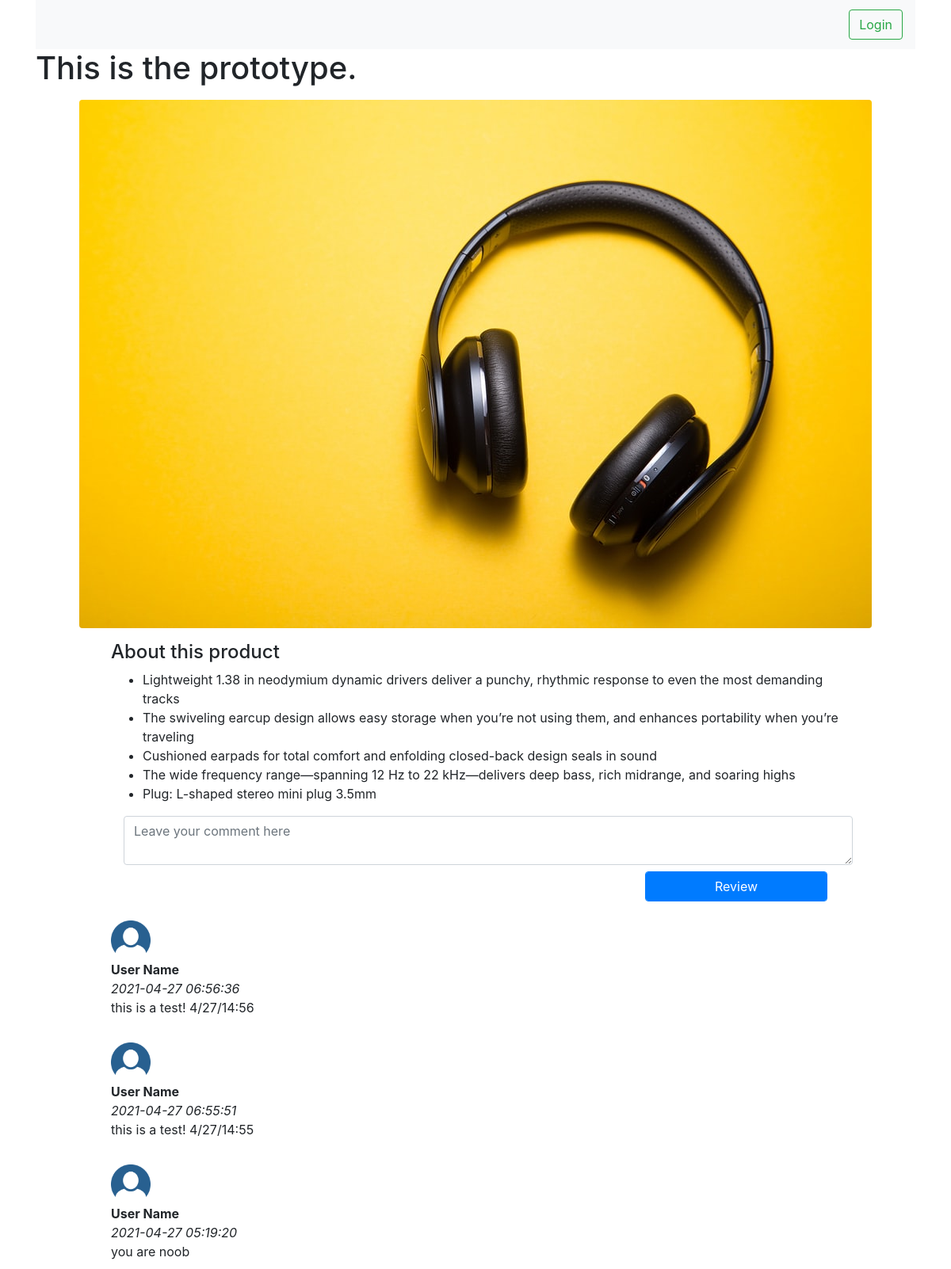
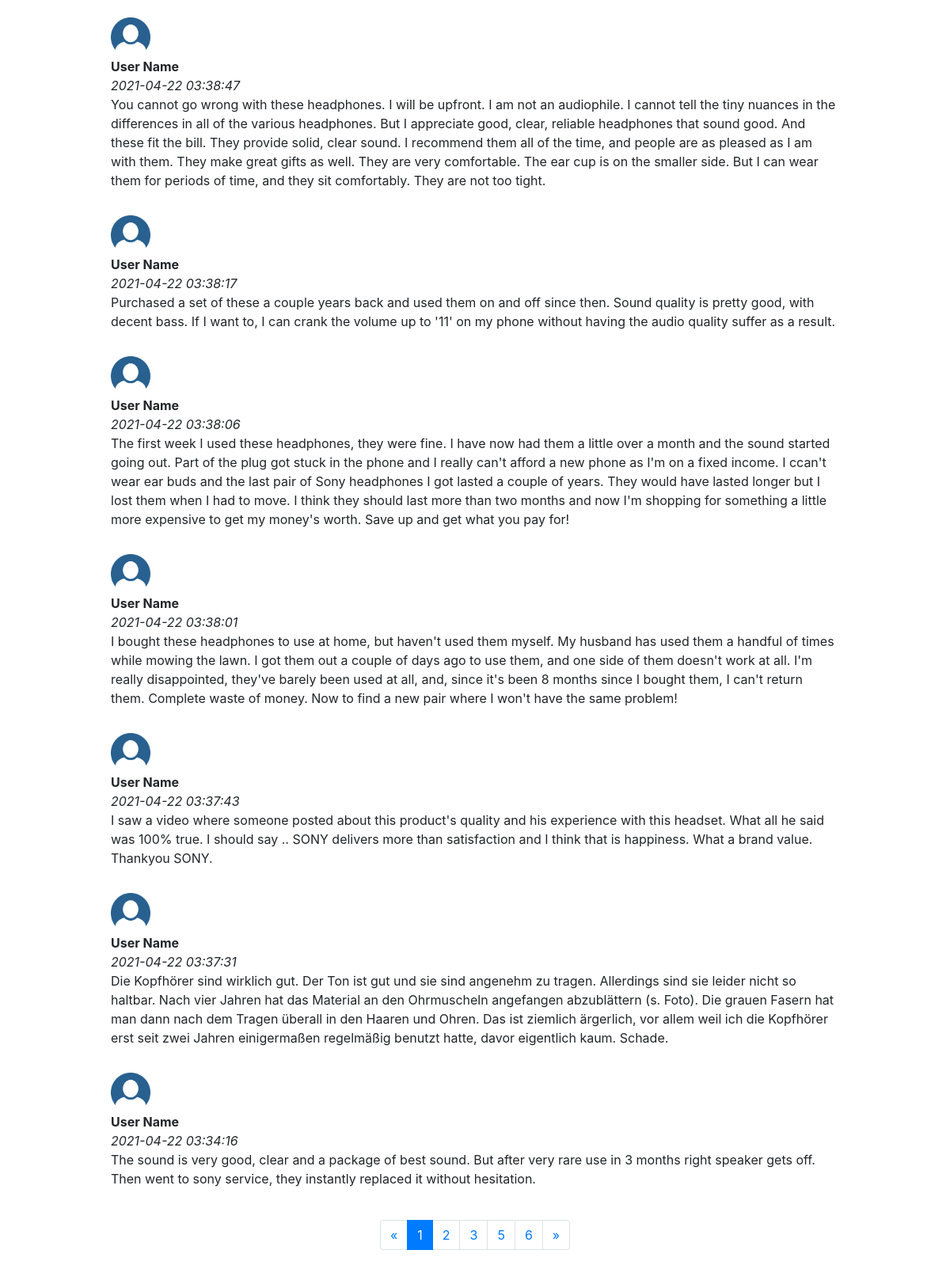
/product, run on the app's committed database (2 pictures, top to bottom).
### tables this page shows
CREATE TABLE Comment_Table(
                    cid INTEGER PRIMARY KEY autoincrement,
                    comment text, 
                    Timestamp DATETIME DEFAULT CURRENT_TIMESTAMP
            );

### main.py (the view)
@app.route("/product", methods=['GET'])
def product():
    creat_comment_table()
    comment_form = comment_submit()
    login_form = user_login()
    return render_template("product_page.html", form=comment_form,  login_form=login_form, comment_list=extract_data_from_db())

### forms.py
class comment_submit(FlaskForm):
    content = TextAreaField(validators=[DataRequired()])
    submit = SubmitField('Review')

class user_login(FlaskForm):
    username = StringField(validators=[DataRequired()])
    password = StringField(validators=[DataRequired()])
    submit = SubmitField('Login')

### main.py (called while the page is built)
def create_connection(db_file):
    conn = None
    try:
        conn = sqlite3.connect(db_file)
    except:
        print("Connection fails")
    return conn

def creat_comment_table():
    conn = create_connection(database)
    cursor = conn.cursor()
    cursor.execute('''
                CREATE TABLE IF NOT EXISTS Comment_Table(
                    cid INTEGER PRIMARY KEY autoincrement,
                    comment text,
                    Timestamp DATETIME DEFAULT CURRENT_TIMESTAMP
            )''')
    conn.commit()

def extract_data_from_db():
    conn = create_connection(database)
    cursor = conn.cursor()
    cursor.execute("SELECT * FROM Comment_Table ORDER BY Timestamp DESC")
    rows = cursor.fetchall()
    comment_list = []
    for row in rows:
        r = {}
        r['id'] = row[0]
        r['comment'] = row[1]
        r['time'] = row[2]
        comment_list.append(r)
    return comment_list

### templates/product_page.html (shortened to what this page needs)
<html lang="en">
<head>
    <link rel="stylesheet" href="https://cdn.jsdelivr.net/npm/bootstrap@4.5.3/dist/css/bootstrap.min.css">
</head>
<body onload="checkCookie()">
    <div class="container">
        <nav class="navbar navbar-light bg-light justify-content-end">
            <div id="login_btn">
                <button class="btn btn-outline-success my-2 my-sm-1" data-toggle="modal" data-target="#exampleModal">Login</button>
            </div>
        </nav>
            <h1>This is the prototype.</h1>
            <img src="{{url_for('static', filename='./img/product.jpg')}}" class="rounded mx-auto d-block img-fluid my-3" alt="product">
            <div class="row">
                <div class="col-1"></div>
                <div class="col-10">
                    <h4>About this product</h4>
                    <ul>
                        <li>Lightweight 1.38 in neodymium dynamic drivers deliver a punchy, rhythmic response to even the most demanding tracks</li>
                        <li>The swiveling earcup design allows easy storage when you’re not using them, and enhances portability when you’re traveling</li>
                        <li>Cushioned earpads for total comfort and enfolding closed-back design seals in sound</li>
                        <li>The wide frequency range—spanning 12 Hz to 22 kHz—delivers deep bass, rich midrange, and soaring highs</li>
                        <li>Plug: L-shaped stereo mini plug 3.5mm</li>
                    </ul>
                    <form action="/comment" method="POST">
                        {{ form.content (class_="form-control mx-sm-3 mb-2 justify-content-center", placeholder="Leave your comment here")}}
                        {{ form.submit (class_="form-control btn btn-primary mx-sm-3 mb-2 w-25 float-right")}}
                    </form>
                </div>
                <div class="col-1"></div>
            </div>
            {%for i in comment_list[:10]%}
            <div class="row">
                <div class="col-1"></div>
                <div class="col-10 my-3">
                    <img src="{{url_for('static', filename='./img/profile.png')}}" class="rounded d-flex justify-content-end" width="50">
                    <b>User Name</b></br>
                    <i>{{ i['time'] }}</i></br>
                    {{ i['comment'] }}
                </div>
                <div class="col-1"></div>
            </div>
            {%endfor%}
            <nav aria-label="Page navigation">
                <ul class="pagination justify-content-center my-4">
                <li class="page-item">
                    <a class="page-link" aria-label="Previous">
                    <span aria-hidden="true">&laquo;</span>
                    </a>
                </li>
                <li class="page-item active"><a class="page-link">1</a></li>
                <li class="page-item"><a class="page-link">2</a></li>
                <li class="page-item"><a class="page-link">3</a></li>
                <li class="page-item"><a class="page-link">5</a></li>
                <li class="page-item"><a class="page-link">6</a></li>
                <li class="page-item">
                    <a class="page-link" aria-label="Next">
                    <span aria-hidden="true">&raquo;</span>
                    </a>
                </li>
                </ul>
            </nav>
        </div>
</body>
</html>

### data on the page
Comment_Table: time "2021-04-27 06:56:36", comment "this is a test! 4/27/14:56"
Comment_Table: time "2021-04-27 06:55:51", comment "this is a test! 4/27/14:55"
Comment_Table: time "2021-04-27 05:19:20", comment "you are noob"
Comment_Table: time "2021-04-22 03:38:47", comment "You cannot go wrong with these headphones. I will be upfront. I am not an audiophile. I cannot tell the tiny nuances in the differences in all of the various headphones. But I appreciate good, clear, reliable headphones that sound good. And these fit the bill. They provide solid, clear sound. I recommend them all of the time, and people are as pleased as I am with them. They make great gifts as well. They are very comfortable. The ear cup is on the smaller side. But I can wear them for periods of time, and they sit comfortably. They are not too tight."
Comment_Table: time "2021-04-22 03:38:17", comment "Purchased a set of these a couple years back and used them on and off since then. Sound quality is pretty good, with decent bass. If I want to, I can crank the volume up to '11' on my phone without having the audio quality suffer as a result."
Comment_Table: time "2021-04-22 03:38:06", comment "The first week I used these headphones, they were fine. I have now had them a little over a month and the sound started going out. Part of the plug got stuck in the phone and I really can't afford a new phone as I'm on a fixed income. I ccan't wear ear buds and the last pair of Sony headphones I got lasted a couple of years. They would have lasted longer but I lost them when I had to move. I think they should last more than two months and now I'm shopping for something a little more expensive to get my money's worth. Save up and get what you pay for!"
Comment_Table: time "2021-04-22 03:38:01", comment "I bought these headphones to use at home, but haven't used them myself. My husband has used them a handful of times while mowing the lawn. I got them out a couple of days ago to use them, and one side of them doesn't work at all. I'm really disappointed, they've barely been used at all, and, since it's been 8 months since I bought them, I can't return them. Complete waste of money. Now to find a new pair where I won't have the same problem!"
Comment_Table: time "2021-04-22 03:37:43", comment "I saw a video where someone posted about this product's quality and his experience with this headset. What all he said was 100% true. I should say .. SONY delivers more than satisfaction and I think that is happiness. What a brand value. Thankyou SONY."
Comment_Table: time "2021-04-22 03:37:31", comment "Die Kopfhörer sind wirklich gut. Der Ton ist gut und sie sind angenehm zu tragen. Allerdings sind sie leider nicht so haltbar. Nach vier Jahren hat das Material an den Ohrmuscheln angefangen abzublättern (s. Foto). Die grauen Fasern hat man dann nach dem Tragen überall in den Haaren und Ohren. Das ist ziemlich ärgerlich, vor allem weil ich die Kopfhörer erst seit zwei Jahren einigermaßen regelmäßig benutzt hatte, davor eigentlich kaum. Schade."
Comment_Table: time "2021-04-22 03:34:16", comment "The sound is very good, clear and a package of best sound. But after very rare use in 3 months right speaker gets off. Then went to sony service, they instantly replaced it without hesitation."
